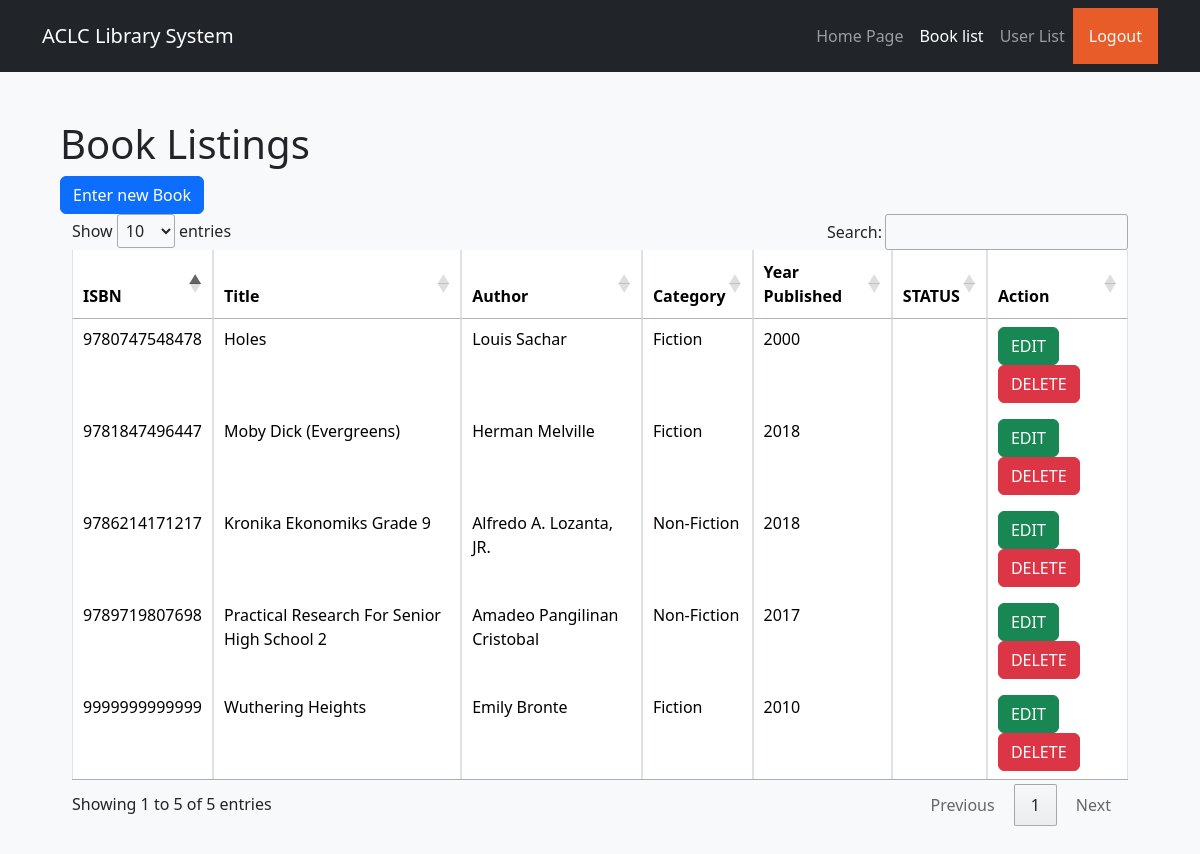
/booklisting.php, run on an earlier commit of the app's database.
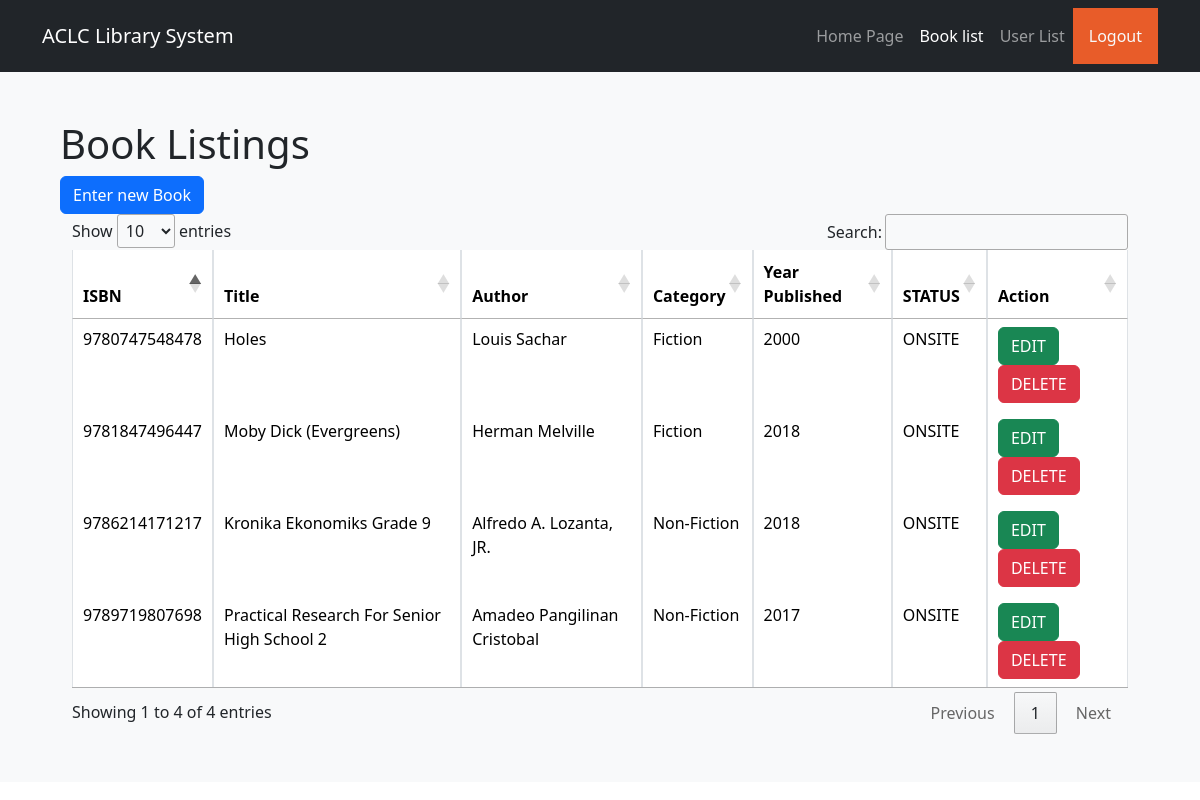
And on a later commit of the database.
### tables this page shows
CREATE TABLE `booklist` (
  `isbn` varchar(255) NOT NULL,
  `bookname` varchar(255) NOT NULL,
  `author` varchar(255) NOT NULL,
  `category` varchar(255) NOT NULL,
  `yearpublished` int(255) NOT NULL,
  `status` varchar(255) NOT NULL
);

### booklisting.php (the view, shortened to what this page needs)
<!DOCTYPE html>
<html lang="en">
<head>
  <link href="https://cdn.jsdelivr.net/npm/bootstrap@5.3.3/dist/css/bootstrap.min.css" rel="stylesheet">
  <link rel="stylesheet" href="https://cdn.datatables.net/1.13.5/css/jquery.dataTables.min.css" />
</head>
<body>
  <nav class="navbar navbar-expand-lg bg-dark navbar-dark">
    <div class="container">
      <a href="mainpage.php" class="navbar-brand">ACLC Library System</a>
      <div class="collapse navbar-collapse" id="navbar">
        <ul class="navbar-nav ms-auto">
          <li class="nav-item">
            <a href="mainpage.php" class="nav-link">Home Page</a>
          </li>
          <li class="nav-item">
            <a href="#" class="nav-link active">Book list</a>
          </li>
          <li class="nav-item">
            <a href="#" class="nav-link">User List</a>
          </li>
        </ul>
        <a class="nav-item mr-3 nav-link p-3 text-light" href="#" style="background-color: #e85c29">Logout</a>
  </nav>
  <section class="bg-light text-dark p-5 text-left">
    <div class="container">
      <div class="d-flex">
        <div>
          <h1>Book Listings</h1>
          <div>
            <button type="button" class="btn btn-primary float-right" data-bs-toggle="modal" data-bs-target="#insertmodal">Enter new Book</button>
          </div>
          <div class="column">
            <div class="container">
              <table id="myTable" class="table table-bordered">
                <thead class="thead-dark">
                  <tr>
                    <th scope="col">ISBN</th>
                    <th scope="col">Title</th>
                    <th scope="col">Author</th>
                    <th scope="col">Category</th>
                    <th scope="col">Year Published</th>
                    <th scope="col">STATUS</th>
                    <th scope="col">Action</th>
                  </tr>
                </thead>
                <tbody>
                  <?php
                  require('backend/database.php');
                  $query = "SELECT * FROM booklist";
                  $run_query = mysqli_query($conn, $query);
                  if (mysqli_num_rows($run_query) > 0) {
                    foreach ($run_query as $row) {
                  ?>
                      <tr>
                        <td><?= $row['isbn'] ?></td>
                        <td><?= $row['bookname'] ?></td>
                        <td><?= $row['author'] ?></td>
                        <td><?= $row['category'] ?></td>
                        <td><?= $row['yearpublished'] ?></td>
                        <td><?= $row['status'] ?></td>
                        <td>
                          <button type="button" class="btn btn-success editbtn">EDIT</button>
                          <button type="button" class="btn btn-danger deletebtn">DELETE</button>
                        </td>
                      </tr>
                  <?php
                    }
                  }
                  ?>
                </tbody>
              </table>
            </div>
          </div>
        </div>
            </div>
          </div>
  </section>
</body>
</html>

What changed in the data, as far as the page shows it:
removed booklist: isbn "9781847496447", bookname "Moby Dick (Evergreens)", author "Herman Melville", category "Fiction", yearpublished "2018"
removed booklist: isbn "9780747548478", bookname "Holes", author "Louis Sachar", category "Fiction", yearpublished "2000"
removed booklist: isbn "9786214171217", bookname "Kronika Ekonomiks Grade 9", author "Alfredo A. Lozanta, JR.", category "Non-Fiction", yearpublished "2018"
removed booklist: isbn "9789719807698", bookname "Practical Research For Senior High School 2", author "Amadeo Pangilinan Cristobal", category "Non-Fiction", yearpublished "2017"
removed booklist: isbn "9999999999999", bookname "Wuthering Heights", author "Emily Bronte", category "Fiction", yearpublished "2010"
added booklist: isbn "9781847496447", bookname "Moby Dick (Evergreens)", author "Herman Melville", category "Fiction", yearpublished "2018", status "ONSITE"
added booklist: isbn "9786214171217", bookname "Kronika Ekonomiks Grade 9", author "Alfredo A. Lozanta, JR.", category "Non-Fiction", yearpublished "2018", status "ONSITE"
added booklist: isbn "9789719807698", bookname "Practical Research For Senior High School 2", author "Amadeo Pangilinan Cristobal", category "Non-Fiction", yearpublished "2017", status "ONSITE"
added booklist: isbn "9780747548478", bookname "Holes", author "Louis Sachar", category "Fiction", yearpublished "2000", status "ONSITE"
Also different on the page:
text written by a page script: "Show entries Search: Showing 1 to 5 of 5 entries Previous 1 Next" → "Show entries Search: Showing 1 to 4 of 4 entries Previous 1 Next"
